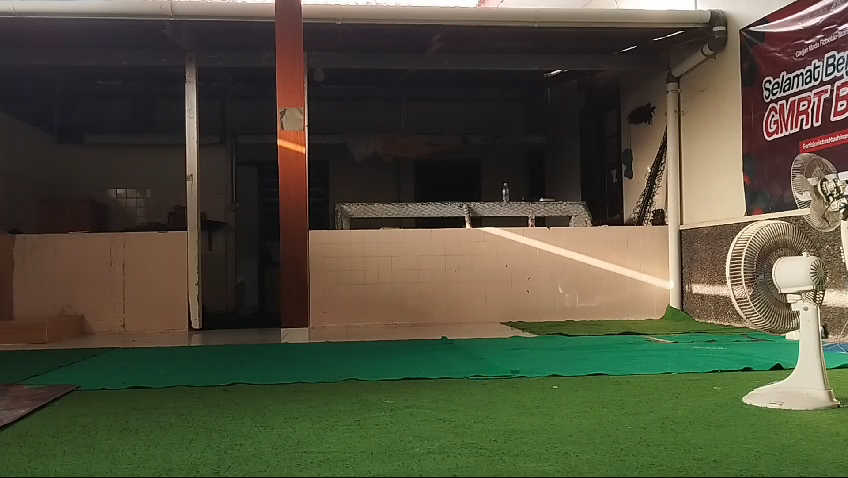
//> input picture frame 50 of src/yantra_vision/sample_program/samplesIMG/sample3.mp4, 848 x 478 px
$ ./ball   (built with g++ and OpenCV 4)
//> lines starting //> are read from the running program, lines starting //| are printed output that depends on the picture; after the words box and inside, x2 and y2 are one past the last pixel; in counts of white or black regions, pixels touching at a corner belong together
#include <opencv2/opencv.hpp>
#include <iostream>
#include <utility>
#include <vector>
#include <numeric>

// Global variables to mimic the Python global variables (center_x, center_y)
int center_x = 0;
int center_y = 0;

cv::Mat ball(const cv::Mat &frame) {
    // Convert to HSV color space
    cv::Mat hsv;
    cv::cvtColor(frame, hsv, cv::COLOR_BGR2HSV);

    // Define lower and upper bounds for orange color
    cv::Scalar lower_orange(1, 80, 20);
    cv::Scalar upper_orange(25, 255, 255);

    // Threshold the HSV image to get only orange colors
    cv::Mat mask_ball;
    cv::inRange(hsv, lower_orange, upper_orange, mask_ball);

    // Create a kernel of ones for morphological operations
    cv::Mat kernel = cv::Mat::ones(15, 15, CV_8U);
    cv::morphologyEx(mask_ball, mask_ball, cv::MORPH_CLOSE, kernel);

    return mask_ball;
}

std::pair<cv::Mat, cv::Mat> field(const cv::Mat &frame) {
    // Define lower and upper bounds for green color
    cv::Scalar low_green(30, 30, 45);
    cv::Scalar up_green(85, 255, 255);

    // Convert the frame to HSV color space
    cv::Mat hsv;
    cv::cvtColor(frame, hsv, cv::COLOR_BGR2HSV);

    // Create an elliptical structuring element (kernel) for morphological operations
    cv::Mat kernel = cv::getStructuringElement(cv::MORPH_ELLIPSE, cv::Size(3, 3));

    // Threshold the HSV image to get only green colors
    cv::Mat green_mask;
    cv::inRange(hsv, low_green, up_green, green_mask);

    // Perform erosion followed by dilation
    cv::Mat green_mask1, green_mask2;
    cv::erode(green_mask, green_mask1, kernel, cv::Point(-1,-1), 1);
    cv::dilate(green_mask1, green_mask2, kernel, cv::Point(-1,-1), 6);

    // Find contours in the mask
    std::vector<std::vector<cv::Point>> contours;
    std::vector<cv::Vec4i> hierarchy;
    cv::findContours(green_mask2, contours, hierarchy, cv::RETR_EXTERNAL, cv::CHAIN_APPROX_SIMPLE);

    if (contours.empty()) {
        // If no contours found, return the original frame and an empty mask of the same size as green_mask2
        return std::make_pair(frame, cv::Mat::zeros(green_mask2.size(), green_mask2.type()));
    }

    // Find the largest contour based on area
    double max_area = 0;
    int max_index = -1;
    for (size_t i = 0; i < contours.size(); i++) {
        double area = cv::contourArea(contours[i]);
        if (area > max_area) {
            max_area = area;
            max_index = static_cast<int>(i);
        }
    }

    std::vector<cv::Point> largest_contour = contours[max_index];

    // Compute the convex hull of the largest contour
    std::vector<cv::Point> hull;
    cv::convexHull(largest_contour, hull);

    // Create a mask of zeros and draw the convex hull on it
    cv::Mat mask = cv::Mat::zeros(green_mask2.size(), green_mask2.type());
    std::vector<std::vector<cv::Point>> hulls;
    hulls.push_back(hull);
    cv::drawContours(mask, hulls, -1, cv::Scalar(255), cv::FILLED);

    // Create ROI by masking the original frame
    cv::Mat roi_frame;
    cv::bitwise_and(frame, frame, roi_frame, mask);

    return std::make_pair(roi_frame, mask);
}

// [66 lines left out: functions find_first_last_orange, find_top_bottom_orange, movingAverage, not called in this run]

cv::Mat detect(const cv::Mat &mask_ball, const cv::Mat &mask_field, cv::Mat frame, std::vector<double>& distanceHistory, int movingAverageWindow) {

    cv::Mat blurred_ball_mask;
    cv::GaussianBlur(mask_ball, blurred_ball_mask, cv::Size(9, 9), 2);

    // Detect circles using HoughCircles
    std::vector<cv::Vec3f> circles;
    cv::HoughCircles(blurred_ball_mask, circles, cv::HOUGH_GRADIENT, 1.2, 50, 50, 30, 1, 1000);

    if (!circles.empty()) {
        // Convert circle parameters to integer values (the rounding is achieved by casting after rounding)
        for (size_t i = 0; i < circles.size(); i++) {
            int x = cvRound(circles[i][0]);
            int y = cvRound(circles[i][1]);
            int r = cvRound(circles[i][2]);
            int stroke = static_cast<int>(1.1 * r);

            // Horizontal line processing
            int line_y = y;
            int line_x_start = std::max(0, x - stroke);
            int line_x_end = std::min(mask_ball.cols - 1, x + stroke);
            // Get a horizontal slice (row) from mask_ball with proper range
            cv::Rect hRect(line_x_start, line_y, line_x_end - line_x_start, 1);
            if (hRect.width <= 0) {
                continue;
            }
            cv::Mat orange_hline = mask_ball(hRect).clone();
            // Reshape to 1 row for processing
            orange_hline = orange_hline.reshape(0, 1);

            std::pair<int, int> first_last = find_first_last_orange(orange_hline, line_x_start);
            int first_orange = first_last.first;
            int last_orange = first_last.second;

            if (first_orange == -1 || last_orange == -1) {
                continue;
            }

            int total_x_pixel = last_orange - first_orange;
            int r_new = total_x_pixel / 2;
            int x_new = first_orange + r_new;

            // Vertical line processing
            int line_x = x_new;
            int line_y_start = y - stroke;
            int line_y_end = y + stroke;

            // Clamp vertical boundaries
            line_y_start = std::max(0, line_y_start);
            line_y_end = std::min(mask_ball.rows - 1, line_y_end);
            if (line_y_end - line_y_start <= 0) {
                continue;
            }
            cv::Rect vRect(line_x, line_y_start, 1, line_y_end - line_y_start);
            cv::Mat orange_vline = mask_ball(vRect).clone();

            // Reshape to single column
            orange_vline = orange_vline.reshape(0, orange_vline.rows);

            std::pair<int, int> top_bot = find_top_bottom_orange(orange_vline, line_y_start);
            int top_orange = top_bot.first;
            int bot_orange = top_bot.second;

            if (top_orange == -1 || bot_orange == -1) {
                continue;
            }

            int total_y_pixel = abs(top_orange - bot_orange);
            int y_new = bot_orange - (total_y_pixel / 2);

            if (y_new != y) {
                line_y = y_new;
                cv::Rect hRect2(line_x_start, line_y, line_x_end - line_x_start, 1);
                if (hRect2.width <= 0) {
                    continue;
                }
                cv::Mat orange_hline2 = mask_ball(hRect2).clone();
                orange_hline2 = orange_hline2.reshape(0, 1);
                std::pair<int, int> first_last2 = find_first_last_orange(orange_hline2, line_x_start);
                first_orange = first_last2.first;
                last_orange = first_last2.second;

                if (first_orange == -1 || last_orange == -1) {
                    continue;
                }

                total_x_pixel = last_orange - first_orange;
                r_new = total_x_pixel / 2;
                x_new = first_orange + r_new;
            }

            int R = static_cast<int>(r_new * 1.5);  // jarak deteksi

            int x1 = std::max(x_new - R, 0);
            int y1 = std::max(y_new - R, 0);
            int x2 = std::min(x_new + R, frame.cols);
            int y2 = std::min(y_new + R, frame.rows);
            // cv::rectangle(frame, Point(x1, y1), Point(x2, y2), Scalar(0, 255, 0), 2);

            // Compute the ratio of green in the surrounding field area
            cv::Rect surroundingRect(x1, y1, x2 - x1, y2 - y1);
            cv::Mat surrounding_field = mask_field(surroundingRect);
            double field_pixels = cv::countNonZero(surrounding_field);
            double field_ratio = field_pixels / (surrounding_field.size().area());

            // Compute the ratio of orange in the surrounding ball area
            cv::Mat surrounding_ball = mask_ball(surroundingRect);
            double ball_pixels = cv::countNonZero(surrounding_ball);
            double ball_ratio = ball_pixels / (surrounding_ball.size().area());

            if ((field_ratio > 0.16) && (ball_ratio < 0.47)) {
                cv::line(frame, cv::Point(x_new, y_new + r_new), cv::Point(x_new, y_new - r_new), cv::Scalar(0, 255, 0), 2);
                cv::line(frame, cv::Point(x_new - r_new, y_new), cv::Point(x_new + r_new, y_new), cv::Scalar(0, 255, 0), 2);
                cv::circle(frame, cv::Point(x_new, y_new), r_new, cv::Scalar(0, 255, 0), 2);
            } else {
                continue;
            }

          double actual_diameter=0.13;
          double focal_length=710.1;
          int detected_diameter=total_x_pixel;
          double distance=0;

          if(detected_diameter==0){
              distance=0 ;
          } else {
              distance=(actual_diameter*focal_length)/detected_diameter ;
          }

          distanceHistory.push_back(distance);

          // Apply moving average if we have enough data points
          if(distanceHistory.size() >= movingAverageWindow) {
              std::vector<double> smoothedDistances=movingAverage(distanceHistory,movingAverageWindow);

              // The latest smoothed distance is at the end of the vector
              double smoothedDistance=smoothedDistances.back();

              // Trend Analysis (Linear Extrapolation)
              double predictedDistance=0;
              if(smoothedDistances.size() >= 2){
                  double currentSmoothed=smoothedDistances.back();
                  double previousSmoothed=smoothedDistances[smoothedDistances.size()-2];
                  double trend=currentSmoothed-previousSmoothed;
                  predictedDistance=currentSmoothed+trend;
              }

              char text[200];
              sprintf(text,"Distance: %.2f m (Smoothed: %.2f m Predicted: %.2f m)",distance ,smoothedDistance,predictedDistance);
              cv::putText(frame,text ,cv::Point(0,40),cv::FONT_HERSHEY_SIMPLEX ,0.6 ,cv::Scalar(255 ,255 ,255),2 );

              printf( "Distance: %.2f m (Smoothed: %.2f m Predicted: %.2f m)\n",distance ,smoothedDistance,predictedDistance);
          } else {
              char text[100];
              sprintf(text,"Distance: %.2f m",distance );
              cv::putText(frame,text ,cv::Point(x_new-r_new,y_new+r_new+40),cv::FONT_HERSHEY_SIMPLEX ,0.6 ,cv::Scalar(255 ,255 ,255),2 );
          }

         cv::line(frame ,cv::Point(center_x,center_y),cv::Point(x_new ,y_new),cv::Scalar(255 ,255 ,255),2 );

         break ;
      }
   }

   return frame ;
}
int main() {
    // Open video file or camera stream
    cv::VideoCapture cap("/home/abyan/Documents/testing_CVc++/YANTRA_vision/samplesIMG/sample3.mp4");
    // VideoCapture cap(0, CAP_V4L2);

    if (!cap.isOpened()) {
        std::cout << "Error: No Video Opened" << std::endl;
        return -1;
    }

    // Uncommented VideoWriter code as in the original Python code
    int fourcc = cv::VideoWriter::fourcc('m', 'p', '4', 'v');
    double fps = cap.get(cv::CAP_PROP_FPS);
    int width = static_cast<int>(cap.get(cv::CAP_PROP_FRAME_WIDTH));
    int height = static_cast<int>(cap.get(cv::CAP_PROP_FRAME_HEIGHT));
    cv::VideoWriter out("test2.mp4", fourcc, fps, cv::Size(width, height));

    // variables for measuring fps
    double currentFPS;
    double frameCount = 0;
    double startTime = static_cast<double>(cv::getTickCount());

    std::vector<double> distanceHistory; // Store the calculated distances
    int movingAverageWindow = 10; // Adjust the window size as needed

    while (true) {
        cv::Mat frame;
        bool ret = cap.read(frame);
//> frame is the input picture: 478 rows x 848 cols, CV_8UC3; mean B, G, R 59.9, 79.7, 80.6
        if (!ret) {
            break;
        }

        frameCount++;

        // calculated elapsed time and fps
        double elapsedTime = (cv::getTickCount() - startTime) / cv::getTickFrequency();
        if (elapsedTime > 1.0) {
            currentFPS  = frameCount / elapsedTime;
            std::cout << "Current FPS: " << currentFPS << std::endl;

            // reset for next second
            frameCount = 0;
            startTime = static_cast<double>(cv::getTickCount());
        }

        int height = frame.rows;
        int width = frame.cols;

        center_x = width / 2;
        center_y = height / 2;

        int y_start = 0;
        int y_end = height;
        int x_start = 0;
        int x_end = width;

        // Draw vertical and horizontal lines on the frame
        cv::line(frame, cv::Point(center_x, y_start), cv::Point(center_x, y_end), cv::Scalar(255, 255, 255), 1);
        cv::line(frame, cv::Point(x_start, center_y), cv::Point(x_end, center_y), cv::Scalar(255, 255, 255), 1);

        // Process the field to get segmented field and its mask
        std::pair<cv::Mat, cv::Mat> fieldResult = field(frame);
//> in field, `cv::inRange(hsv, low_green, up_green, green_mask);`:
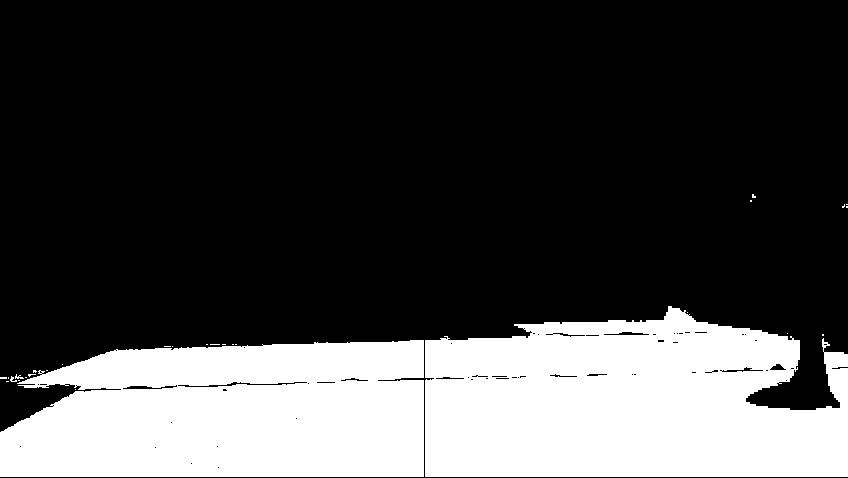
//> green_mask: 478 rows x 848 cols, CV_8UC1; 27% white; 29 white regions (25 under 20 px), largest, box (x1, y1, x2, y2) and area: (425, 306, 848, 477) 58672, (0, 340, 424, 477) 50703, (15, 374, 24, 379) 22, (10, 376, 17, 382) 20
//> in field, `cv::erode(green_mask, green_mask1, kernel, cv::Point(-1,-1), 1);`:
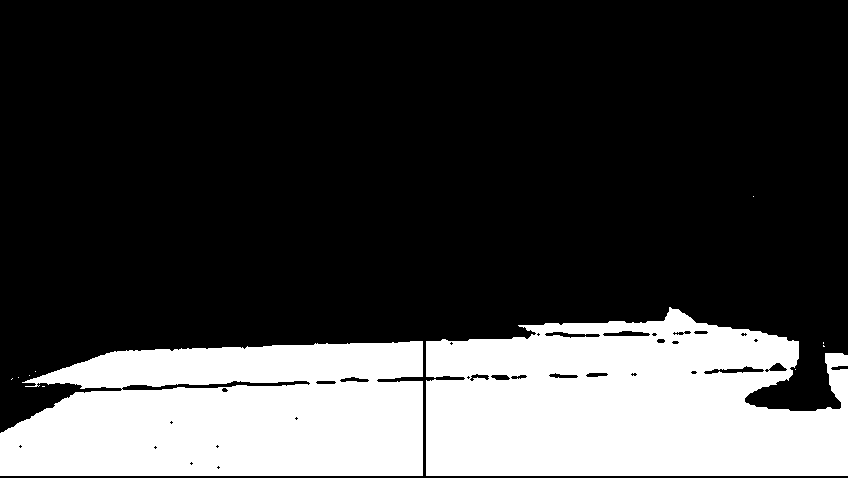
//> green_mask1: 478 rows x 848 cols, CV_8UC1; 26% white; 11 white regions (9 under 20 px), largest, box (x1, y1, x2, y2) and area: (426, 307, 848, 476) 56451, (0, 341, 423, 476) 48813
//> in field, `cv::dilate(green_mask1, green_mask2, kernel, cv::Point(-1,-1), 6);`:
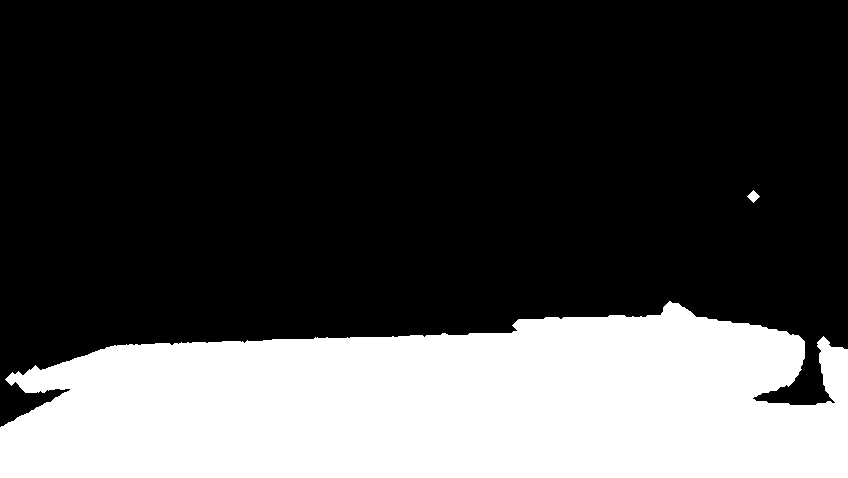
//> green_mask2: 478 rows x 848 cols, CV_8UC1; 29% white; 2 white regions
//> in field, `cv::findContours(green_mask2, contours, hierarchy, cv::RETR_EXTERNAL, ..`: contours = 2 contours; box (x1, y1, x2, y2) and area: (0, 301, 848, 478) 116404, (747, 190, 760, 203) 72
//> the loop in field, `for (size_t i = 0; i < contours.size(); i++)` made 2 passes
//> (area, max_area) on pass 1: (116404, 116404)
//> after the loop in field, `for (size_t i = 0; i < contours.size(); i++)`: max_area = 116404; max_index = 0
//> in field, `std::vector<cv::Point> largest_contour = contours[max_index];`: largest_contour = contour of 334 points, box (x1, y1, x2, y2) (0, 301, 848, 478), area 116404
//> in field, `cv::convexHull(largest_contour, hull);`: hull = 13 Points (x, y), first 12: [670, 301], [823, 336], [847, 349], [847, 477], [0, 477], [0, 427], [5, 379], [12, 372], [35, 365], [106, 347], [114, 345], [126, 344]
//> in field, `hulls.push_back(hull);`: hulls = 1 contour; box (x1, y1, x2, y2) and area: (0, 301, 848, 478) 126353
//> in field, `cv::drawContours(mask, hulls, -1, cv::Scalar(255), cv::FILLED);`:
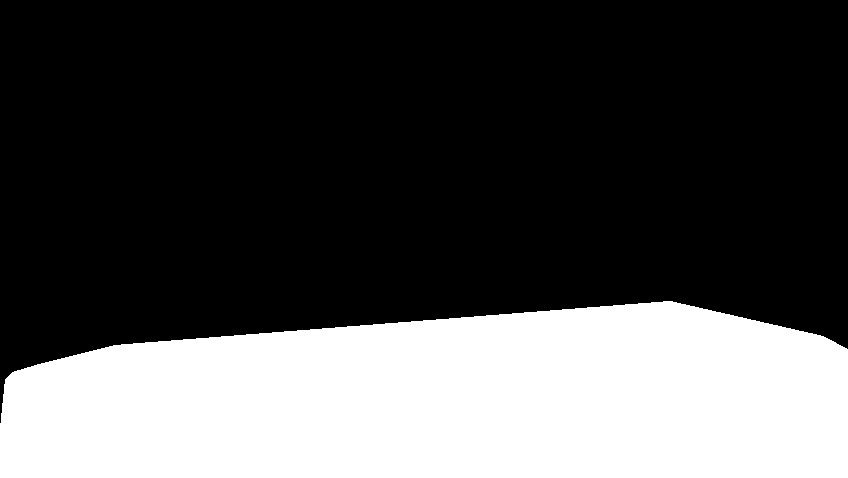
//> mask: 478 rows x 848 cols, CV_8UC1; 31.4% white; 1 white region, box (x1, y1, x2, y2) and area: (0, 301, 848, 478) 127311
//> in field, `cv::bitwise_and(frame, frame, roi_frame, mask);`:
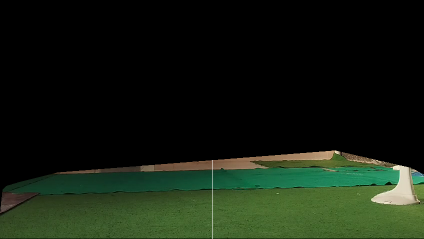
//> roi_frame: 478 rows x 848 cols, CV_8UC3 (shown at 1/2 size); mean B, G, R 16.5, 29.7, 20
        cv::Mat seg_field = fieldResult.first;
        cv::Mat mask_field = fieldResult.second;
        cv::Mat mask_ball = ball(seg_field);
//> in ball, `cv::morphologyEx(mask_ball, mask_ball, cv::MORPH_CLOSE, kernel);`:
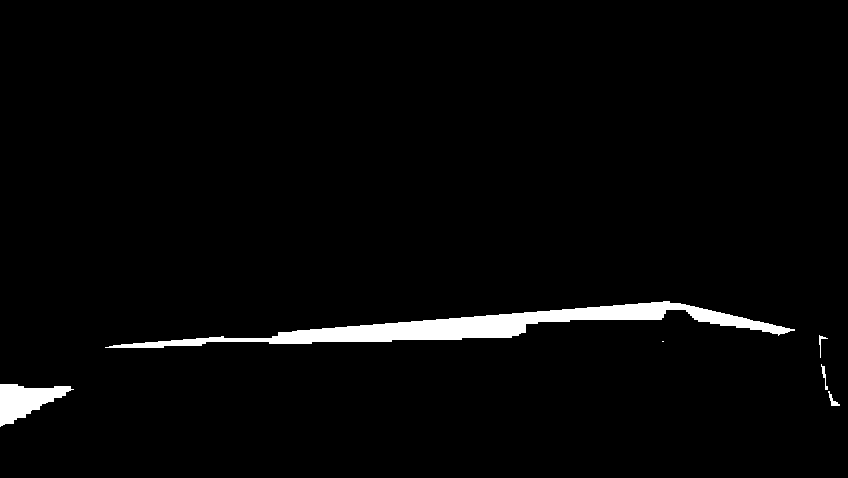
//> mask_ball: 478 rows x 848 cols, CV_8UC1; 2.6% white; 6 white regions (1 under 20 px), largest, box (x1, y1, x2, y2) and area: (105, 301, 795, 348) 8579, (0, 384, 74, 427) 1673, (828, 391, 840, 406) 63, (821, 364, 828, 390) 59, (819, 335, 828, 358) 46
        cv::Mat final_frame = detect(mask_ball, mask_field, frame, distanceHistory, movingAverageWindow);
//> in detect, `cv::HoughCircles(blurred_ball_mask, circles, cv::HOUGH_GRADIENT, 1.2, ..`: circles = empty
//> distanceHistory = empty

        if (!final_frame.empty()) {

            // Overlay FPS on the frame
            std::string fpsText = "FPS: " + std::to_string(static_cast<int>(currentFPS));
            cv::putText(final_frame, fpsText, cv::Point(10, 30), cv::FONT_HERSHEY_SIMPLEX, 1, cv::Scalar(0, 255, 0), 2);
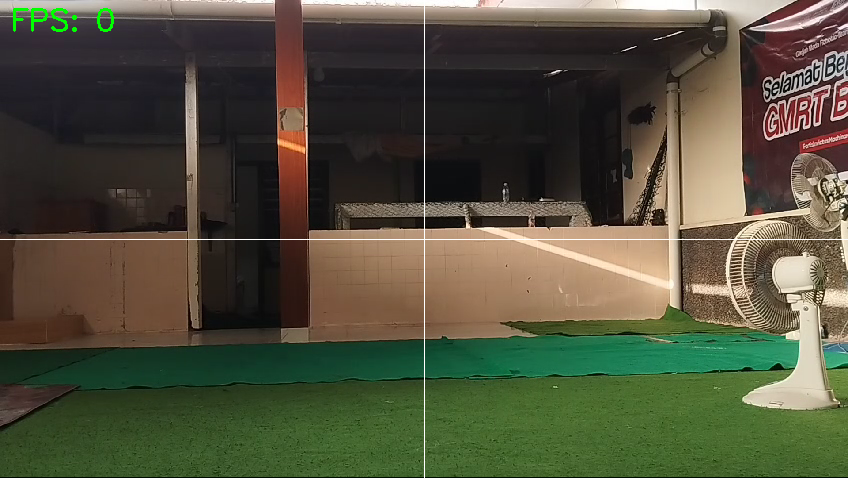
//> final_frame: 478 rows x 848 cols, CV_8UC3; mean B, G, R 60.3, 80.5, 80.9

            // Write the frame with overlay to output video
            out.write(final_frame);

            cv::imshow("ball detect", final_frame);
        }

        if (cv::waitKey(1) == 'q') {
//> the 'q' key is pressed
            break;
        }
    }

    out.release();
    cap.release();
    cv::destroyAllWindows();
    return 0;
}
